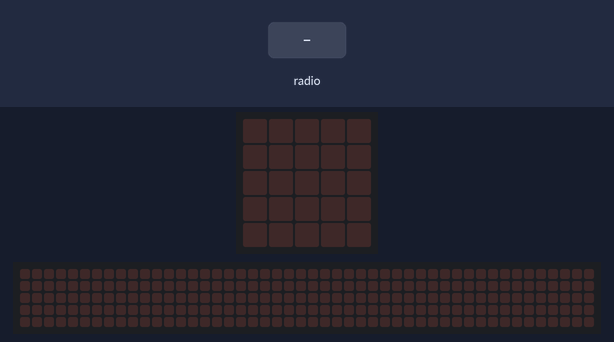
Bench run of a program on a simulated BBC micro:bit (MakeCode). On the bench: the board's 5×5 LED display, a strip that is not on the board, showing the scrolling text unrolled. The inputs (shaded band) are chosen by the test bench. The 48×5 strip is a reading aid, not a part: it shows the text the display is scrolling, unrolled, one strip-width of it at a time.

Above: at 1.2 s.
1.3 s: radio message "20" arrives
At 1.87 s:
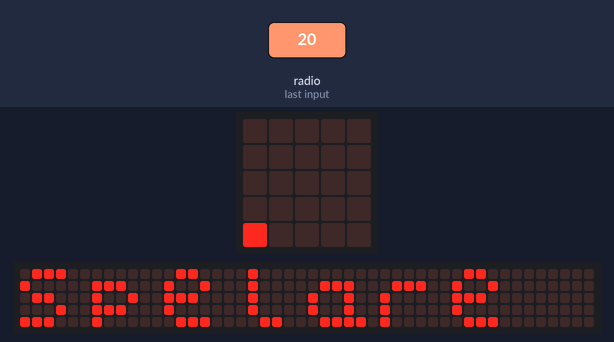
At 9.1 s:
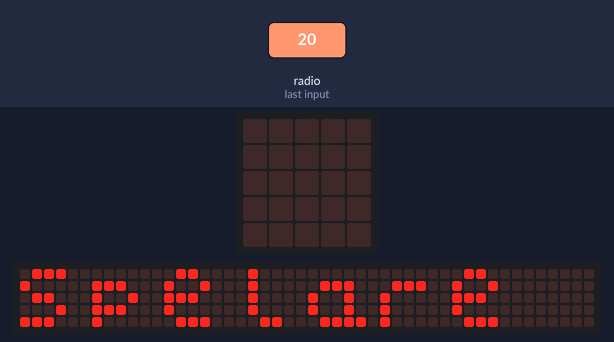

Measured:
- after the input at 1.3 s, the display: changes after 0.50 s (image 1)
- what the display in image 2 shows lasts 0.7 s, from 8.6 s to 9.3 s

The program:

main.ts
```typescript
function plotPoints (num: number) {
    if (num == 1) {
        led.plot(playerOnePlotX, playerOnePlotY)
        playerOnePlotY += -1
    }
    if (num == 2) {
        led.plot(playerTwoPlotX, PlayerTwoPlotY)
        PlayerTwoPlotY += -1
    }
    vinnare = 0
    return vinnare
}
radio.onReceivedNumber(function (receivedNumber) {
    if (receivedNumber == 20) {
        vinnare = 1
    }
    if (receivedNumber == 30) {
        vinnare = 2
    }
    basic.pause(500)
    plotPoints(vinnare)
    if (playerOnePlotY > 0) {
        basic.showString("Spelare 1 vinner !!")
        basic.pause(5000)
        basic.clearScreen()
    }
    if (PlayerTwoPlotY > 0) {
        basic.showString("Spelare 2 vinner !!")
        basic.pause(5000)
        basic.clearScreen()
    }
})
let PlayerTwoPlotY = 0
let playerTwoPlotX = 0
let playerOnePlotY = 0
let playerOnePlotX = 0
let vinnare = 0
radio.setGroup(115)
vinnare = 0
playerOnePlotX = 0
playerOnePlotY = 4
playerTwoPlotX = 4
PlayerTwoPlotY = 4
basic.forever(function () {

})
```

test.ts
```typescript
// här hamnar tester och detta kompileras inte när det här paketet används som ett tillägg.
```
